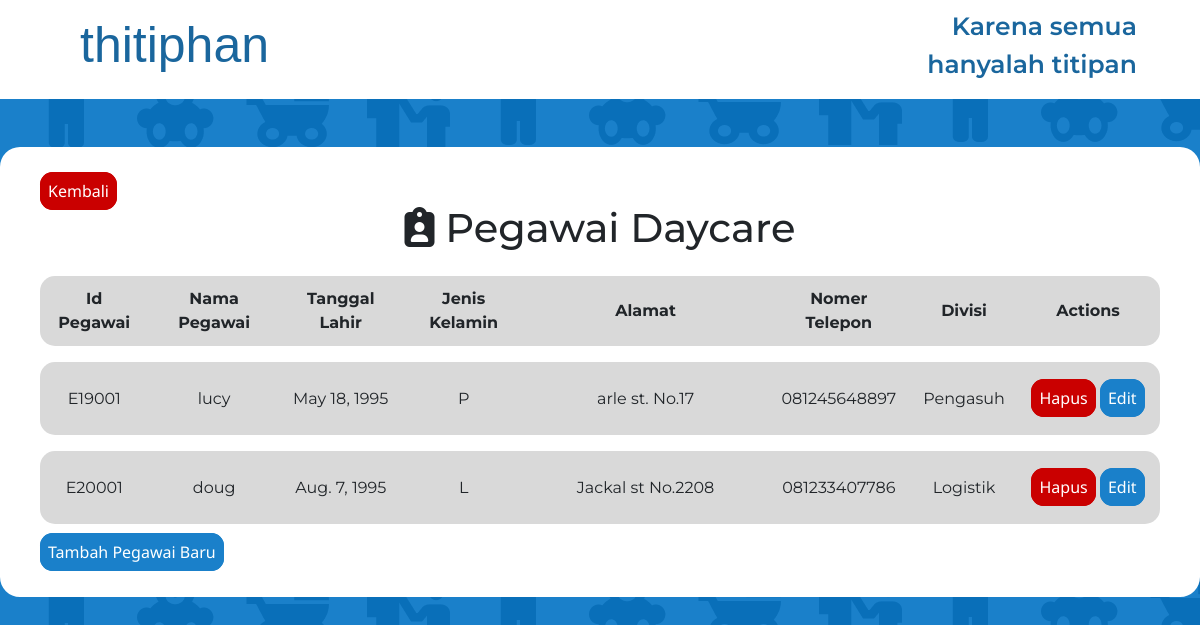
/employee/, run on an earlier commit of the app's database.
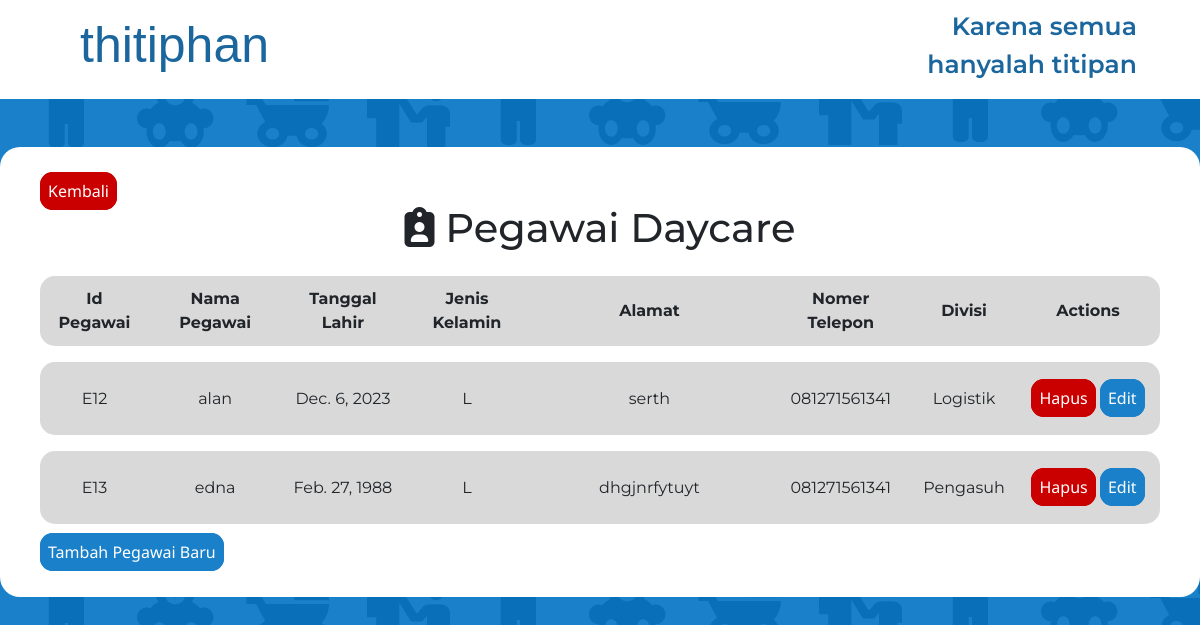
And on a later commit of the database.
### myFirstApp/models.py (models this page shows)
class employee(models.Model):
    DP_DT = [("Pengasuh", "Pengasuh"), ("Logistik", "Logistik")]
    gender = [("P", "P"), ("L", "L")]
    employee_id = models.CharField(max_length=7, primary_key=True)
    employee_name = models.CharField(max_length=200)
    employee_birth = models.DateField()
    employee_gender = models.CharField(max_length=2, choices=gender)
    employee_address = models.TextField()
    employee_phone = models.CharField(max_length=14)
    employee_department = models.CharField(max_length=12, choices=DP_DT)

### myFirstApp/views.py (the view)
# urls.py: path('employee/', views.employees, name='employee'),
def employees(request):
    em_dt = employee.objects.all().order_by("employee_id")
    context = {
        "em_dt": em_dt,
    }
    return render(request, 'employee.html', context)

### templates/employee.html (shortened to what this page needs)
{% extends 'base.html' %}
{% load static %}
{% block css %}
    <link rel="stylesheet" href="{% static 'css/styleem.css' %}">
{% endblock %}
{% block content %}
<nav>
    <ul>
        <li class="logo">thitiphan</li>
    </ul>
    <ul>
        <li class="moto">Karena semua hanyalah titipan</li>
    </ul>
</nav>
<section id="tableall">
    <div class="linksl">
        <a class="retbtn" href="/inner">Kembali</a>
    </div>
    <h1><i class="fa-solid fa-clipboard-user"></i> Pegawai Daycare</h1>
    <table>
        <tr>
            <th>Id Pegawai</th>
            <th>Nama Pegawai</th>
            <th>Tanggal Lahir</th>
            <th>Jenis Kelamin</th>
            <th class="spad">Alamat</th>
            <th>Nomer Telepon</th>
            <th>Divisi</th>
            <th>Actions</th>
        </tr>
        {% for i in em_dt %}
        <tr>
            <td>{{i.employee_id}}</td>
            <td>{{i.employee_name}}</td>
            <td>{{i.employee_birth}}</td>
            <td>{{i.employee_gender}}</td>
            <td class="spad">{{i.employee_address}}</td>
            <td>{{i.employee_phone}}</td>
            <td>{{i.employee_department}}</td>
            <td class="spact"><a class="retbtn" href="/deleteem/{{i.employee_id}}">Hapus</a> <a class="spbtn" href="/editem/{{i.employee_id}}">Edit</a></td>
        </tr>
        {% endfor %}
    </table>
    <div class="linksl">
        <a class="spbtn" href="/add_employee/">Tambah Pegawai Baru</a>
    </div>
</section>
{% endblock content %}

What changed in the data, as far as the page shows it:
removed employee: employee_id "E19001", employee_name "lucy", employee_birth "May 18, 1995", employee_gender "P", employee_address "arle st. No.17", employee_phone "081245648897", employee_department "Pengasuh"
removed employee: employee_id "E20001", employee_name "doug", employee_birth "Aug. 7, 1995", employee_gender "L", employee_address "Jackal st No.2208", employee_phone "081233407786", employee_department "Logistik"
added employee: employee_id "E12", employee_name "alan", employee_birth "Dec. 6, 2023", employee_gender "L", employee_address "serth", employee_phone "081271561341", employee_department "Logistik"
added employee: employee_id "E13", employee_name "edna", employee_birth "Feb. 27, 1988", employee_gender "L", employee_address "dhgjnrfytuyt", employee_phone "081271561341", employee_department "Pengasuh"
